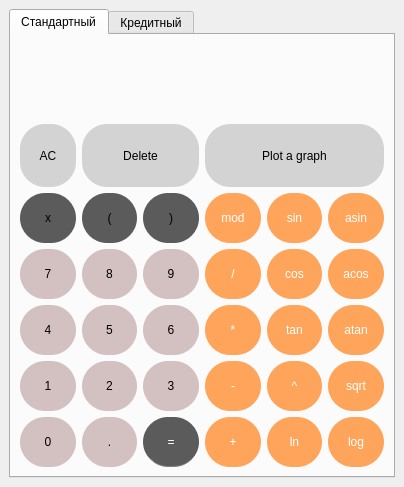
<?xml version="1.0" encoding="UTF-8"?>
<ui version="4.0">
 <class>MainWindow</class>
 <widget class="QMainWindow" name="MainWindow">
  <property name="geometry">
   <rect>
    <x>0</x>
    <y>0</y>
    <width>404</width>
    <height>487</height>
   </rect>
  </property>
  <property name="maximumSize">
   <size>
    <width>16777215</width>
    <height>16777215</height>
   </size>
  </property>
  <property name="windowTitle">
   <string>MainWindow</string>
  </property>
  <widget class="QWidget" name="centralwidget">
   <layout class="QGridLayout" name="gridLayout_2">
    <item row="0" column="0">
     <widget class="QTabWidget" name="tabWidget">
      <property name="sizePolicy">
       <sizepolicy hsizetype="Expanding" vsizetype="Expanding">
        <horstretch>0</horstretch>
        <verstretch>0</verstretch>
       </sizepolicy>
      </property>
      <property name="maximumSize">
       <size>
        <width>16777215</width>
        <height>16777215</height>
       </size>
      </property>
      <property name="styleSheet">
       <string notr="true"/>
      </property>
      <property name="currentIndex">
       <number>0</number>
      </property>
      <widget class="QWidget" name="tab">
       <attribute name="title">
        <string>Стандартный</string>
       </attribute>
       <layout class="QGridLayout" name="gridLayout">
        <item row="10" column="5">
         <widget class="QPushButton" name="button_log">
          <property name="sizePolicy">
           <sizepolicy hsizetype="Preferred" vsizetype="Preferred">
            <horstretch>0</horstretch>
            <verstretch>0</verstretch>
           </sizepolicy>
          </property>
          <property name="minimumSize">
           <size>
            <width>50</width>
            <height>50</height>
           </size>
          </property>
          <property name="styleSheet">
           <string notr="true">QPushButton {
    color: white;
    background-color: #ffa55b;
    border-radius: 25px;
}

QPushButton:pressed {
    background-color: #ffae6b;
}

QPushButton:hover:!pressed {
    background-color: #ffc99c;
}

</string>
          </property>
          <property name="text">
           <string>log</string>
          </property>
         </widget>
        </item>
        <item row="10" column="3">
         <widget class="QPushButton" name="button_plus">
          <property name="sizePolicy">
           <sizepolicy hsizetype="Preferred" vsizetype="Preferred">
            <horstretch>0</horstretch>
            <verstretch>0</verstretch>
           </sizepolicy>
          </property>
          <property name="minimumSize">
           <size>
            <width>50</width>
            <height>50</height>
           </size>
          </property>
          <property name="styleSheet">
           <string notr="true">QPushButton {
    color: white;
    background-color: #ffa55b;
    border-radius: 25px;
}

QPushButton:pressed {
    background-color: #ffae6b;
}

QPushButton:hover:!pressed {
    background-color: #ffc99c;
}

</string>
          </property>
          <property name="text">
           <string>+</string>
          </property>
         </widget>
        </item>
        <item row="6" column="1">
         <widget class="QPushButton" name="button_open_bracket">
          <property name="sizePolicy">
           <sizepolicy hsizetype="Preferred" vsizetype="Preferred">
            <horstretch>0</horstretch>
            <verstretch>0</verstretch>
           </sizepolicy>
          </property>
          <property name="minimumSize">
           <size>
            <width>50</width>
            <height>50</height>
           </size>
          </property>
          <property name="styleSheet">
           <string notr="true">QPushButton {
    color: black;
    background-color: #5b5b5b;
    border-radius: 25px;
}

QPushButton:pressed {
    background-color: #9c9c9c;
}

QPushButton:hover:!pressed {
    background-color: #7b7b7b;
}

</string>
          </property>
          <property name="text">
           <string>(</string>
          </property>
         </widget>
        </item>
        <item row="8" column="0">
         <widget class="QPushButton" name="button_4">
          <property name="sizePolicy">
           <sizepolicy hsizetype="Preferred" vsizetype="Preferred">
            <horstretch>0</horstretch>
            <verstretch>0</verstretch>
           </sizepolicy>
          </property>
          <property name="minimumSize">
           <size>
            <width>50</width>
            <height>50</height>
           </size>
          </property>
          <property name="styleSheet">
           <string notr="true">QPushButton {
    background-color: #d3c1c1;
    border-radius: 25px;
}

QPushButton:pressed {
    background-color: #938787;
}

QPushButton:hover:!pressed {
    background-color: #8fce00; 
}

</string>
          </property>
          <property name="text">
           <string>4</string>
          </property>
         </widget>
        </item>
        <item row="6" column="3">
         <widget class="QPushButton" name="button_mod">
          <property name="sizePolicy">
           <sizepolicy hsizetype="Preferred" vsizetype="Preferred">
            <horstretch>0</horstretch>
            <verstretch>0</verstretch>
           </sizepolicy>
          </property>
          <property name="minimumSize">
           <size>
            <width>50</width>
            <height>50</height>
           </size>
          </property>
          <property name="styleSheet">
           <string notr="true">QPushButton {
    color: white;
    background-color: #ffa55b;
    border-radius: 25px;
}

QPushButton:pressed {
    background-color: #ffae6b;
}

QPushButton:hover:!pressed {
    background-color: #ffc99c;
}

</string>
          </property>
          <property name="text">
           <string>mod</string>
          </property>
         </widget>
        </item>
        <item row="6" column="4">
         <widget class="QPushButton" name="button_sin">
          <property name="sizePolicy">
           <sizepolicy hsizetype="Preferred" vsizetype="Preferred">
            <horstretch>0</horstretch>
            <verstretch>0</verstretch>
           </sizepolicy>
          </property>
          <property name="minimumSize">
           <size>
            <width>50</width>
            <height>50</height>
           </size>
          </property>
          <property name="styleSheet">
           <string notr="true">QPushButton {
    color: white;
    background-color: #ffa55b;
    border-radius: 25px;
}

QPushButton:pressed {
    background-color: #ffae6b;
}

QPushButton:hover:!pressed {
    background-color: #ffc99c;
}

</string>
          </property>
          <property name="text">
           <string>sin</string>
          </property>
         </widget>
        </item>
        <item row="7" column="3">
         <widget class="QPushButton" name="button_divide">
          <property name="sizePolicy">
           <sizepolicy hsizetype="Preferred" vsizetype="Preferred">
            <horstretch>0</horstretch>
            <verstretch>0</verstretch>
           </sizepolicy>
          </property>
          <property name="minimumSize">
           <size>
            <width>50</width>
            <height>50</height>
           </size>
          </property>
          <property name="styleSheet">
           <string notr="true">QPushButton {
    color: white;
    background-color: #ffa55b;
    border-radius: 25px;
}

QPushButton:pressed {
    background-color: #ffae6b;
}

QPushButton:hover:!pressed {
    background-color: #ffc99c;
}

</string>
          </property>
          <property name="text">
           <string>/</string>
          </property>
         </widget>
        </item>
        <item row="9" column="1">
         <widget class="QPushButton" name="button_2">
          <property name="sizePolicy">
           <sizepolicy hsizetype="Preferred" vsizetype="Preferred">
            <horstretch>0</horstretch>
            <verstretch>0</verstretch>
           </sizepolicy>
          </property>
          <property name="minimumSize">
           <size>
            <width>50</width>
            <height>50</height>
           </size>
          </property>
          <property name="styleSheet">
           <string notr="true">QPushButton {
    background-color: #d3c1c1;
    border-radius: 25px;
}

QPushButton:pressed {
    background-color: #938787;
}

QPushButton:hover:!pressed {
    background-color: #8fce00; 
}

</string>
          </property>
          <property name="text">
           <string>2</string>
          </property>
         </widget>
        </item>
        <item row="10" column="0">
         <widget class="QPushButton" name="button_0">
          <property name="sizePolicy">
           <sizepolicy hsizetype="Preferred" vsizetype="Preferred">
            <horstretch>0</horstretch>
            <verstretch>0</verstretch>
           </sizepolicy>
          </property>
          <property name="minimumSize">
           <size>
            <width>50</width>
            <height>50</height>
           </size>
          </property>
          <property name="styleSheet">
           <string notr="true">QPushButton {
    background-color: #d3c1c1;
    border-radius: 25px;
}

QPushButton:pressed {
    background-color: #938787;
}

QPushButton:hover:!pressed {
    background-color: #8fce00; 
}

</string>
          </property>
          <property name="text">
           <string>0</string>
          </property>
         </widget>
        </item>
        <item row="9" column="3">
         <widget class="QPushButton" name="button_minus">
          <property name="sizePolicy">
           <sizepolicy hsizetype="Preferred" vsizetype="Preferred">
            <horstretch>0</horstretch>
            <verstretch>0</verstretch>
           </sizepolicy>
          </property>
          <property name="minimumSize">
           <size>
            <width>50</width>
            <height>50</height>
           </size>
          </property>
          <property name="styleSheet">
           <string notr="true">QPushButton {
    color: white;
    background-color: #ffa55b;
    border-radius: 25px;
}

QPushButton:pressed {
    background-color: #ffae6b;
}

QPushButton:hover:!pressed {
    background-color: #ffc99c;
}

</string>
          </property>
          <property name="text">
           <string>-</string>
          </property>
         </widget>
        </item>
        <item row="10" column="1">
         <widget class="QPushButton" name="button_dot">
          <property name="sizePolicy">
           <sizepolicy hsizetype="Preferred" vsizetype="Preferred">
            <horstretch>0</horstretch>
            <verstretch>0</verstretch>
           </sizepolicy>
          </property>
          <property name="minimumSize">
           <size>
            <width>50</width>
            <height>50</height>
           </size>
          </property>
          <property name="styleSheet">
           <string notr="true">QPushButton {
    background-color: #d3c1c1;
    border-radius: 25px;
}

QPushButton:pressed {
    background-color: #938787;
}

QPushButton:hover:!pressed {
    background-color: #8fce00; 
}

</string>
          </property>
          <property name="text">
           <string>.</string>
          </property>
         </widget>
        </item>
        <item row="9" column="2">
         <widget class="QPushButton" name="button_3">
          <property name="sizePolicy">
           <sizepolicy hsizetype="Preferred" vsizetype="Preferred">
            <horstretch>0</horstretch>
            <verstretch>0</verstretch>
           </sizepolicy>
          </property>
          <property name="minimumSize">
           <size>
            <width>50</width>
            <height>50</height>
           </size>
          </property>
          <property name="styleSheet">
           <string notr="true">QPushButton {
    background-color: #d3c1c1;
    border-radius: 25px;
}

QPushButton:pressed {
    background-color: #938787;
}

QPushButton:hover:!pressed {
    background-color: #8fce00; 
}

</string>
          </property>
          <property name="text">
           <string>3</string>
          </property>
         </widget>
        </item>
        <item row="7" column="2">
         <widget class="QPushButton" name="button_9">
          <property name="sizePolicy">
           <sizepolicy hsizetype="Preferred" vsizetype="Preferred">
            <horstretch>0</horstretch>
            <verstretch>0</verstretch>
           </sizepolicy>
          </property>
          <property name="minimumSize">
           <size>
            <width>50</width>
            <height>50</height>
           </size>
          </property>
          <property name="styleSheet">
           <string notr="true">QPushButton {
    background-color: #d3c1c1;
    border-radius: 25px;
}

QPushButton:pressed {
    background-color: #938787;
}

QPushButton:hover:!pressed {
    background-color: #8fce00; 
}

</string>
          </property>
          <property name="text">
           <string>9</string>
          </property>
         </widget>
        </item>
        <item row="7" column="4">
         <widget class="QPushButton" name="button_cos">
          <property name="sizePolicy">
           <sizepolicy hsizetype="Preferred" vsizetype="Preferred">
            <horstretch>0</horstretch>
            <verstretch>0</verstretch>
           </sizepolicy>
          </property>
          <property name="minimumSize">
           <size>
            <width>50</width>
            <height>50</height>
           </size>
          </property>
          <property name="styleSheet">
           <string notr="true">QPushButton {
    color: white;
    background-color: #ffa55b;
    border-radius: 25px;
}

QPushButton:pressed {
    background-color: #ffae6b;
}

QPushButton:hover:!pressed {
    background-color: #ffc99c;
}

</string>
          </property>
          <property name="text">
           <string>cos</string>
          </property>
         </widget>
        </item>
        <item row="2" column="1" rowspan="2" colspan="2">
         <widget class="QPushButton" name="button_delete_elem">
          <property name="sizePolicy">
           <sizepolicy hsizetype="Preferred" vsizetype="Preferred">
            <horstretch>0</horstretch>
            <verstretch>0</verstretch>
           </sizepolicy>
          </property>
          <property name="styleSheet">
           <string notr="true">QPushButton {
    color: black;
    background-color: lightGray;
    border-radius: 25px;
}

QPushButton:pressed {
    background-color: #9c9c9c;
}

QPushButton:hover:!pressed {
    background-color: #7b7b7b;
}

</string>
          </property>
          <property name="text">
           <string>Delete</string>
          </property>
         </widget>
        </item>
        <item row="9" column="4">
         <widget class="QPushButton" name="button_pow">
          <property name="sizePolicy">
           <sizepolicy hsizetype="Preferred" vsizetype="Preferred">
            <horstretch>0</horstretch>
            <verstretch>0</verstretch>
           </sizepolicy>
          </property>
          <property name="minimumSize">
           <size>
            <width>50</width>
            <height>50</height>
           </size>
          </property>
          <property name="styleSheet">
           <string notr="true">QPushButton {
    color: white;
    background-color: #ffa55b;
    border-radius: 25px;
}

QPushButton:pressed {
    background-color: #ffae6b;
}

QPushButton:hover:!pressed {
    background-color: #ffc99c;
}

</string>
          </property>
          <property name="text">
           <string>^</string>
          </property>
         </widget>
        </item>
        <item row="0" column="0" colspan="6">
         <widget class="QLabel" name="output">
          <property name="font">
           <font>
            <pointsize>15</pointsize>
           </font>
          </property>
          <property name="styleSheet">
           <string notr="true">QLabel {
    qproperty-alignment: 'AlignVCenter | AlignRight';
    qproperty-wordWrap: true;
}

backgroud-color: white;</string>
          </property>
          <property name="text">
           <string/>
          </property>
          <property name="wordWrap">
           <bool>true</bool>
          </property>
         </widget>
        </item>
        <item row="2" column="0" rowspan="2">
         <widget class="QPushButton" name="button_clear">
          <property name="sizePolicy">
           <sizepolicy hsizetype="Preferred" vsizetype="Preferred">
            <horstretch>0</horstretch>
            <verstretch>0</verstretch>
           </sizepolicy>
          </property>
          <property name="minimumSize">
           <size>
            <width>50</width>
            <height>50</height>
           </size>
          </property>
          <property name="maximumSize">
           <size>
            <width>16777215</width>
            <height>16777215</height>
           </size>
          </property>
          <property name="styleSheet">
           <string notr="true">QPushButton {
    color: black;
    background-color: lightGray;
    border-radius: 25px;
}

QPushButton:pressed {
    background-color: #9c9c9c;
}

QPushButton:hover:!pressed {
    background-color: #7b7b7b;
}

</string>
          </property>
          <property name="text">
           <string>AC</string>
          </property>
         </widget>
        </item>
        <item row="6" column="2">
         <widget class="QPushButton" name="button_closed_bracket">
          <property name="sizePolicy">
           <sizepolicy hsizetype="Preferred" vsizetype="Preferred">
            <horstretch>0</horstretch>
            <verstretch>0</verstretch>
           </sizepolicy>
          </property>
          <property name="minimumSize">
           <size>
            <width>50</width>
            <height>50</height>
           </size>
          </property>
          <property name="styleSheet">
           <string notr="true">QPushButton {
    color: black;
    background-color: #5b5b5b;
    border-radius: 25px;
}

QPushButton:pressed {
    background-color: #9c9c9c;
}

QPushButton:hover:!pressed {
    background-color: #7b7b7b;
}

</string>
          </property>
          <property name="text">
           <string>)</string>
          </property>
         </widget>
        </item>
        <item row="8" column="4">
         <widget class="QPushButton" name="button_tan">
          <property name="sizePolicy">
           <sizepolicy hsizetype="Preferred" vsizetype="Preferred">
            <horstretch>0</horstretch>
            <verstretch>0</verstretch>
           </sizepolicy>
          </property>
          <property name="minimumSize">
           <size>
            <width>50</width>
            <height>50</height>
           </size>
          </property>
          <property name="styleSheet">
           <string notr="true">QPushButton {
    color: white;
    background-color: #ffa55b;
    border-radius: 25px;
}

QPushButton:pressed {
    background-color: #ffae6b;
}

QPushButton:hover:!pressed {
    background-color: #ffc99c;
}

</string>
          </property>
          <property name="text">
           <string>tan</string>
          </property>
         </widget>
        </item>
        <item row="10" column="2">
         <widget class="QPushButton" name="button_end">
          <property name="sizePolicy">
           <sizepolicy hsizetype="Preferred" vsizetype="Preferred">
            <horstretch>0</horstretch>
            <verstretch>0</verstretch>
           </sizepolicy>
          </property>
          <property name="minimumSize">
           <size>
            <width>50</width>
            <height>50</height>
           </size>
          </property>
          <property name="styleSheet">
           <string notr="true">QPushButton {
    color: white;
    background-color: #5b5b5b;
    border-bottom: 1px solid gray;
    border-radius: 25px;
}

QPushButton:pressed {
    background-color: #9c9c9c;
}

QPushButton:hover:!pressed {
    background-color: #7b7b7b;
}

</string>
          </property>
          <property name="text">
           <string>=</string>
          </property>
         </widget>
        </item>
        <item row="8" column="5">
         <widget class="QPushButton" name="button_arctan">
          <property name="sizePolicy">
           <sizepolicy hsizetype="Preferred" vsizetype="Preferred">
            <horstretch>0</horstretch>
            <verstretch>0</verstretch>
           </sizepolicy>
          </property>
          <property name="minimumSize">
           <size>
            <width>50</width>
            <height>50</height>
           </size>
          </property>
          <property name="styleSheet">
           <string notr="true">QPushButton {
    color: white;
    background-color: #ffa55b;
    border-radius: 25px;
}

QPushButton:pressed {
    background-color: #ffae6b;
}

QPushButton:hover:!pressed {
    background-color: #ffc99c;
}

</string>
          </property>
          <property name="text">
           <string>atan</string>
          </property>
         </widget>
        </item>
        <item row="8" column="2">
         <widget class="QPushButton" name="button_6">
          <property name="sizePolicy">
           <sizepolicy hsizetype="Preferred" vsizetype="Preferred">
            <horstretch>0</horstretch>
            <verstretch>0</verstretch>
           </sizepolicy>
          </property>
          <property name="minimumSize">
           <size>
            <width>50</width>
            <height>50</height>
           </size>
          </property>
          <property name="styleSheet">
           <string notr="true">QPushButton {
    background-color: #d3c1c1;
    border-radius: 25px;
}

QPushButton:pressed {
    background-color: #938787;
}

QPushButton:hover:!pressed {
    background-color: #8fce00; 
}

</string>
          </property>
          <property name="text">
           <string>6</string>
          </property>
         </widget>
        </item>
        <item row="8" column="1">
         <widget class="QPushButton" name="button_5">
          <property name="sizePolicy">
           <sizepolicy hsizetype="Preferred" vsizetype="Preferred">
            <horstretch>0</horstretch>
            <verstretch>0</verstretch>
           </sizepolicy>
          </property>
          <property name="minimumSize">
           <size>
            <width>50</width>
            <height>50</height>
           </size>
          </property>
          <property name="styleSheet">
           <string notr="true">QPushButton {
    background-color: #d3c1c1;
    border-radius: 25px;
}

QPushButton:pressed {
    background-color: #938787;
}

QPushButton:hover:!pressed {
    background-color: #8fce00; 
}

</string>
          </property>
          <property name="text">
           <string>5</string>
          </property>
         </widget>
        </item>
        <item row="6" column="0">
         <widget class="QPushButton" name="button_x">
          <property name="sizePolicy">
           <sizepolicy hsizetype="Preferred" vsizetype="Preferred">
            <horstretch>0</horstretch>
            <verstretch>0</verstretch>
           </sizepolicy>
          </property>
          <property name="minimumSize">
           <size>
            <width>50</width>
            <height>50</height>
           </size>
          </property>
          <property name="styleSheet">
           <string notr="true">QPushButton {
    color: black;
    background-color: #5b5b5b;
    border-radius: 25px;
}

QPushButton:pressed {
    background-color: #9c9c9c;
}

QPushButton:hover:!pressed {
    background-color: #7b7b7b;
}

</string>
          </property>
          <property name="text">
           <string>x</string>
          </property>
         </widget>
        </item>
        <item row="6" column="5">
         <widget class="QPushButton" name="button_arcsin">
          <property name="sizePolicy">
           <sizepolicy hsizetype="Preferred" vsizetype="Preferred">
            <horstretch>0</horstretch>
            <verstretch>0</verstretch>
           </sizepolicy>
          </property>
          <property name="minimumSize">
           <size>
            <width>50</width>
            <height>50</height>
           </size>
          </property>
          <property name="styleSheet">
           <string notr="true">QPushButton {
    color: white;
    background-color: #ffa55b;
    border-radius: 25px;
}

QPushButton:pressed {
    background-color: #ffae6b;
}

QPushButton:hover:!pressed {
    background-color: #ffc99c;
}

</string>
          </property>
          <property name="text">
           <string>asin</string>
          </property>
         </widget>
        </item>
        <item row="10" column="4">
         <widget class="QPushButton" name="button_ln">
          <property name="sizePolicy">
           <sizepolicy hsizetype="Preferred" vsizetype="Preferred">
            <horstretch>0</horstretch>
            <verstretch>0</verstretch>
           </sizepolicy>
          </property>
          <property name="minimumSize">
           <size>
            <width>50</width>
            <height>50</height>
           </size>
          </property>
          <property name="styleSheet">
           <string notr="true">QPushButton {
    color: white;
    background-color: #ffa55b;
    border-radius: 25px;
}

QPushButton:pressed {
    background-color: #ffae6b;
}

QPushButton:hover:!pressed {
    background-color: #ffc99c;
}

</string>
          </property>
          <property name="text">
           <string>ln</string>
          </property>
         </widget>
        </item>
        <item row="8" column="3">
         <widget class="QPushButton" name="button_multiply">
          <property name="sizePolicy">
           <sizepolicy hsizetype="Preferred" vsizetype="Preferred">
            <horstretch>0</horstretch>
            <verstretch>0</verstretch>
           </sizepolicy>
          </property>
          <property name="minimumSize">
           <size>
            <width>50</width>
            <height>50</height>
           </size>
          </property>
          <property name="styleSheet">
           <string notr="true">QPushButton {
    color: white;
    background-color: #ffa55b;
    border-radius: 25px;
}

QPushButton:pressed {
    background-color: #ffae6b;
}

QPushButton:hover:!pressed {
    background-color: #ffc99c;
}

</string>
          </property>
          <property name="text">
           <string>*</string>
          </property>
         </widget>
        </item>
        <item row="9" column="0">
         <widget class="QPushButton" name="button_1">
          <property name="sizePolicy">
           <sizepolicy hsizetype="Preferred" vsizetype="Preferred">
            <horstretch>0</horstretch>
            <verstretch>0</verstretch>
           </sizepolicy>
          </property>
          <property name="minimumSize">
           <size>
            <width>50</width>
            <height>50</height>
           </size>
          </property>
          <property name="styleSheet">
           <string notr="true">QPushButton {
    background-color: #d3c1c1;
    border-radius: 25px;
}

QPushButton:pressed {
    background-color: #938787;
}

QPushButton:hover:!pressed {
    background-color: #8fce00; 
}

</string>
          </property>
          <property name="text">
           <string>1</string>
          </property>
         </widget>
        </item>
        <item row="7" column="5">
         <widget class="QPushButton" name="button_arccos">
          <property name="sizePolicy">
           <sizepolicy hsizetype="Preferred" vsizetype="Preferred">
            <horstretch>0</horstretch>
            <verstretch>0</verstretch>
           </sizepolicy>
          </property>
          <property name="minimumSize">
           <size>
            <width>50</width>
            <height>50</height>
           </size>
          </property>
          <property name="styleSheet">
           <string notr="true">QPushButton {
    color: white;
    background-color: #ffa55b;
    border-radius: 25px;
}

QPushButton:pressed {
    background-color: #ffae6b;
}

QPushButton:hover:!pressed {
    background-color: #ffc99c;
}

</string>
          </property>
          <property name="text">
           <string>acos</string>
          </property>
         </widget>
        </item>
        <item row="1" column="0" colspan="6">
         <widget class="QLabel" name="input">
          <property name="sizePolicy">
           <sizepolicy hsizetype="Preferred" vsizetype="Preferred">
            <horstretch>0</horstretch>
            <verstretch>0</verstretch>
           </sizepolicy>
          </property>
          <property name="font">
           <font>
            <pointsize>24</pointsize>
           </font>
          </property>
          <property name="styleSheet">
           <string notr="true">QLabel {
  qproperty-alignment: 'AlignVCenter | AlignRight';
  border-bottom: 1px solid gray;
}

backgroud-color: white;</string>
          </property>
          <property name="text">
           <string/>
          </property>
         </widget>
        </item>
        <item row="7" column="0">
         <widget class="QPushButton" name="button_7">
          <property name="enabled">
           <bool>true</bool>
          </property>
          <property name="sizePolicy">
           <sizepolicy hsizetype="Preferred" vsizetype="Preferred">
            <horstretch>0</horstretch>
            <verstretch>0</verstretch>
           </sizepolicy>
          </property>
          <property name="minimumSize">
           <size>
            <width>50</width>
            <height>50</height>
           </size>
          </property>
          <property name="styleSheet">
           <string notr="true">QPushButton {
    background-color: #d3c1c1;
    border-radius: 25px;
}

QPushButton:pressed {
    background-color: #938787;
}

QPushButton:hover:!pressed {
    background-color: #8fce00; 
}

</string>
          </property>
          <property name="text">
           <string>7</string>
          </property>
          <property name="iconSize">
           <size>
            <width>16</width>
            <height>16</height>
           </size>
          </property>
         </widget>
        </item>
        <item row="7" column="1">
         <widget class="QPushButton" name="button_8">
          <property name="sizePolicy">
           <sizepolicy hsizetype="Preferred" vsizetype="Preferred">
            <horstretch>0</horstretch>
            <verstretch>0</verstretch>
           </sizepolicy>
          </property>
          <property name="minimumSize">
           <size>
            <width>50</width>
            <height>50</height>
           </size>
          </property>
          <property name="styleSheet">
           <string notr="true">QPushButton {
    background-color: #d3c1c1;
    border-radius: 25px;
}

QPushButton:pressed {
    background-color: #938787;
}

QPushButton:hover:!pressed {
    background-color: #8fce00; 
}

</string>
          </property>
          <property name="text">
           <string>8</string>
          </property>
         </widget>
        </item>
        <item row="9" column="5">
         <widget class="QPushButton" name="button_sqrt">
          <property name="sizePolicy">
           <sizepolicy hsizetype="Preferred" vsizetype="Preferred">
            <horstretch>0</horstretch>
            <verstretch>0</verstretch>
           </sizepolicy>
          </property>
          <property name="minimumSize">
           <size>
            <width>50</width>
            <height>50</height>
           </size>
          </property>
          <property name="styleSheet">
           <string notr="true">QPushButton {
    color: white;
    background-color: #ffa55b;
    border-radius: 25px;
}

QPushButton:pressed {
    background-color: #ffae6b;
}

QPushButton:hover:!pressed {
    background-color: #ffc99c;
}

</string>
          </property>
          <property name="text">
           <string>sqrt</string>
          </property>
         </widget>
        </item>
        <item row="2" column="3" rowspan="2" colspan="3">
         <widget class="QPushButton" name="button_plot">
          <property name="sizePolicy">
           <sizepolicy hsizetype="Preferred" vsizetype="Preferred">
            <horstretch>0</horstretch>
            <verstretch>0</verstretch>
           </sizepolicy>
          </property>
          <property name="styleSheet">
           <string notr="true">QPushButton {
    color: black;
    background-color: lightGray;
    border-radius: 25px;
}

QPushButton:pressed {
    background-color: #9c9c9c;
}

QPushButton:hover:!pressed {
    background-color: #7b7b7b;
}

</string>
          </property>
          <property name="text">
           <string>Plot a graph</string>
          </property>
         </widget>
        </item>
       </layout>
      </widget>
      <widget class="QWidget" name="tab_2">
       <attribute name="title">
        <string>Кредитный</string>
       </attribute>
       <layout class="QGridLayout" name="gridLayout_3">
        <item row="7" column="0">
         <widget class="QLabel" name="label_2">
          <property name="sizePolicy">
           <sizepolicy hsizetype="Preferred" vsizetype="Fixed">
            <horstretch>0</horstretch>
            <verstretch>0</verstretch>
           </sizepolicy>
          </property>
          <property name="font">
           <font>
            <pointsize>13</pointsize>
           </font>
          </property>
          <property name="text">
           <string>Ставка, %</string>
          </property>
         </widget>
        </item>
        <item row="3" column="0" colspan="2">
         <widget class="QLabel" name="label">
          <property name="sizePolicy">
           <sizepolicy hsizetype="Preferred" vsizetype="Fixed">
            <horstretch>0</horstretch>
            <verstretch>0</verstretch>
           </sizepolicy>
          </property>
          <property name="font">
           <font>
            <pointsize>13</pointsize>
           </font>
          </property>
          <property name="text">
           <string>Сумма кредита, руб.</string>
          </property>
         </widget>
        </item>
        <item row="8" column="0" colspan="3">
         <widget class="QDoubleSpinBox" name="line_percent"/>
        </item>
        <item row="15" column="2">
         <widget class="QLabel" name="label_overpay">
          <property name="sizePolicy">
           <sizepolicy hsizetype="Preferred" vsizetype="Fixed">
            <horstretch>0</horstretch>
            <verstretch>0</verstretch>
           </sizepolicy>
          </property>
          <property name="text">
           <string/>
          </property>
         </widget>
        </item>
        <item row="9" column="0">
         <widget class="QLabel" name="label_3">
          <property name="sizePolicy">
           <sizepolicy hsizetype="Preferred" vsizetype="Fixed">
            <horstretch>0</horstretch>
            <verstretch>0</verstretch>
           </sizepolicy>
          </property>
          <property name="font">
           <font>
            <pointsize>13</pointsize>
           </font>
          </property>
          <property name="text">
           <string>Срок, мес.</string>
          </property>
         </widget>
        </item>
        <item row="1" column="1" colspan="2">
         <widget class="QRadioButton" name="radioButton_2">
          <property name="sizePolicy">
           <sizepolicy hsizetype="Preferred" vsizetype="Preferred">
            <horstretch>0</horstretch>
            <verstretch>0</verstretch>
           </sizepolicy>
          </property>
          <property name="font">
           <font>
            <pointsize>13</pointsize>
           </font>
          </property>
          <property name="text">
           <string>Дифференцированные</string>
          </property>
         </widget>
        </item>
        <item row="10" column="0" colspan="3">
         <widget class="QSpinBox" name="line_time">
          <property name="maximum">
           <number>360</number>
          </property>
          <property name="singleStep">
           <number>12</number>
          </property>
         </widget>
        </item>
        <item row="5" column="0" colspan="3">
         <widget class="QSpinBox" name="line_summ">
          <property name="maximum">
           <number>100000000</number>
          </property>
          <property name="singleStep">
           <number>10000</number>
          </property>
         </widget>
        </item>
        <item row="12" column="0" colspan="2">
         <widget class="QPushButton" name="button_res">
          <property name="styleSheet">
           <string notr="true"/>
          </property>
          <property name="text">
           <string>Произвести расчет</string>
          </property>
         </widget>
        </item>
        <item row="14" column="0" colspan="2">
         <widget class="QLabel" name="label_4">
          <property name="sizePolicy">
           <sizepolicy hsizetype="Preferred" vsizetype="Fixed">
            <horstretch>0</horstretch>
            <verstretch>0</verstretch>
           </sizepolicy>
          </property>
          <property name="font">
           <font>
            <pointsize>13</pointsize>
           </font>
          </property>
          <property name="text">
           <string>Ежемесячный платеж</string>
          </property>
          <property name="alignment">
           <set>Qt::AlignJustify|Qt::AlignVCenter</set>
          </property>
         </widget>
        </item>
        <item row="14" column="2">
         <widget class="QLabel" name="label_monthpay">
          <property name="sizePolicy">
           <sizepolicy hsizetype="Preferred" vsizetype="Fixed">
            <horstretch>0</horstretch>
            <verstretch>0</verstretch>
           </sizepolicy>
          </property>
          <property name="text">
           <string/>
          </property>
         </widget>
        </item>
        <item row="16" column="2">
         <widget class="QLabel" name="label_summ">
          <property name="sizePolicy">
           <sizepolicy hsizetype="Preferred" vsizetype="Fixed">
            <horstretch>0</horstretch>
            <verstretch>0</verstretch>
           </sizepolicy>
          </property>
          <property name="text">
           <string/>
          </property>
         </widget>
        </item>
        <item row="1" column="0">
         <widget class="QRadioButton" name="radioButton">
          <property name="sizePolicy">
           <sizepolicy hsizetype="Fixed" vsizetype="Fixed">
            <horstretch>0</horstretch>
            <verstretch>0</verstretch>
           </sizepolicy>
          </property>
          <property name="text">
           <string>Аннуитетные</string>
          </property>
         </widget>
        </item>
        <item row="0" column="0" colspan="2">
         <widget class="QLabel" name="label_5">
          <property name="sizePolicy">
           <sizepolicy hsizetype="Preferred" vsizetype="Fixed">
            <horstretch>0</horstretch>
            <verstretch>0</verstretch>
           </sizepolicy>
          </property>
          <property name="font">
           <font>
            <pointsize>13</pointsize>
           </font>
          </property>
          <property name="text">
           <string>Тип ежемесячных платежей</string>
          </property>
         </widget>
        </item>
        <item row="15" column="0" colspan="2">
         <widget class="QLabel" name="label_6">
          <property name="sizePolicy">
           <sizepolicy hsizetype="Preferred" vsizetype="Fixed">
            <horstretch>0</horstretch>
            <verstretch>0</verstretch>
           </sizepolicy>
          </property>
          <property name="text">
           <string>Переплата по кредиту</string>
          </property>
          <property name="alignment">
           <set>Qt::AlignJustify|Qt::AlignVCenter</set>
          </property>
         </widget>
        </item>
        <item row="16" column="0" colspan="2">
         <widget class="QLabel" name="label_8">
          <property name="sizePolicy">
           <sizepolicy hsizetype="Preferred" vsizetype="Fixed">
            <horstretch>0</horstretch>
            <verstretch>0</verstretch>
           </sizepolicy>
          </property>
          <property name="text">
           <string>Общая выплата</string>
          </property>
          <property name="alignment">
           <set>Qt::AlignJustify|Qt::AlignVCenter</set>
          </property>
         </widget>
        </item>
        <item row="12" column="2">
         <widget class="QPushButton" name="pushButton">
          <property name="text">
           <string>Очистить</string>
          </property>
         </widget>
        </item>
       </layout>
      </widget>
     </widget>
    </item>
   </layout>
  </widget>
 </widget>
 <resources/>
 <connections/>
</ui>
